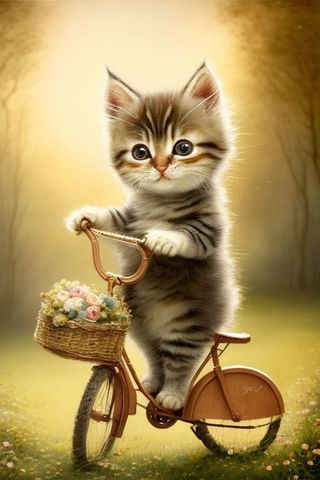
#> input picture picture/cat.jpg, 320 x 480 px, found by its file name
$ python main.py
#> lines starting #> are read from the running program, lines starting #| are printed output that depends on the picture; long printed decimals are rounded
import pywt
import numpy as np
import cv2
import math
from skimage.metrics import peak_signal_noise_ratio
titles = ['noise', ' denoise ']

def add_gaussian_noise(image, mean, std_dev):
    # Generate Gaussian noise
    noise = np.random.normal(mean, std_dev, image.shape).astype(np.uint8)
    # Add noise to the image
    noisy_image = cv2.add(image, noise)
    return noisy_image

def denoise_image(image,lev):
    # Convert the image to grayscale

    # Apply the DWT
    coeffs = pywt.dwt2(image, 'haar')
    cA, (cH, cV, cD) = coeffs

    if (1 == lev):
        coeffs = pywt.dwt2(image, 'haar')
        cA, (cH, cV, cD) = coeffs
    else:
        for i in range(1,  lev+1 ):
            cA, (cH, cV, cD) = coeffs
            coeffs = pywt.dwt2(cA, 'haar')


   # Set a threshold value for coefficients
    threshold =50

    #Threshold the detail coefficients (cH, cV, cD)
    cH_thresh = pywt.threshold(cH, threshold)
    cV_thresh = pywt.threshold(cV, threshold)
    cD_thresh = pywt.threshold(cD, threshold)

    # Reconstruct the denoised image

    coeffs=(cA,(cH_thresh,cV_thresh,cD_thresh))
    denoised_image = pywt.idwt2(coeffs ,'haar')
    # Convert the image back to the original color space

    return denoised_image

def calculate_snr(original, noise ):
    # Calculate the mean square error (MSE) between the original and denoised images
    mse = np.mean((original - noise) ** 2)

    # Calculate the peak signal-to-noise ratio (PSNR) using the MSE
    psnr = 20 * math.log10(np.max(original) / math.sqrt(mse))

    # Calculate the signal-to-noise ratio (SNR) using the mean square error (MSE) between the original and noisy images
    snr = 20 * math.log10(np.mean(original) / math.sqrt(mse))

    return  snr


#######################################################################
# main function                                                       #
#######################################################################

# Load the image
image = cv2.imread('E:\learning\DSP_project_code\picture\cat.jpg')
#> image is the input picture: shape (480, 320, 3); mean B, G, R 90.1, 145.5, 171.5

# Define the mean and standard deviation of the Gaussian noise
mean = 10000
std_dev = 10
level = 1

# Add Gaussian noise to the image
noisy_image = add_gaussian_noise(image, mean, std_dev)
#> in add_gaussian_noise, `noisy_image = cv2.add(image, noise)`:
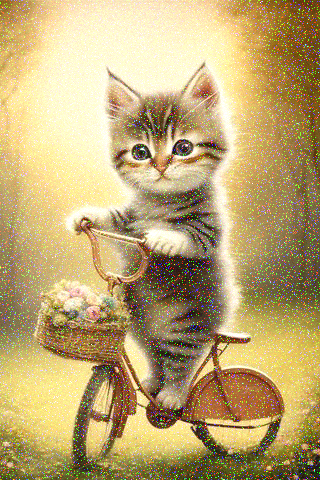
#> noisy_image: shape (480, 320, 3); mean B, G, R 114.9, 167, 189.2
b, g, r = cv2.split(noisy_image)
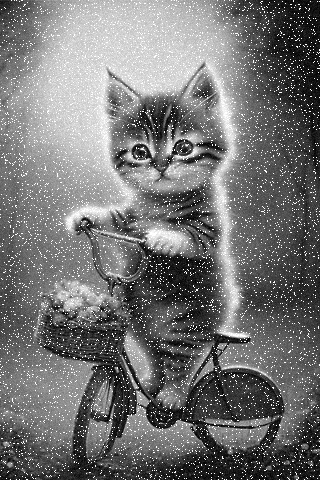
#> b: shape (480, 320); min 0, max 255, mean 114.9
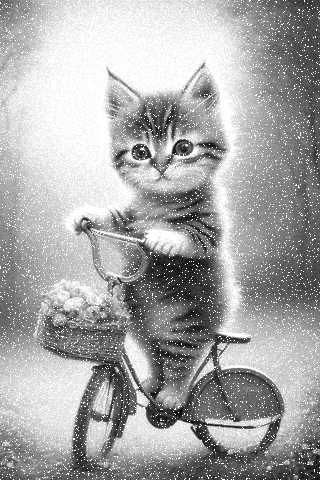
#> g: shape (480, 320); min 1, max 255, mean 167
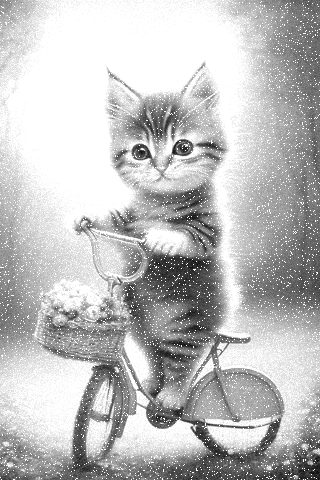
#> r: shape (480, 320); min 13, max 255, mean 189.2

# Perform noise reduction
denoised_b = denoise_image(b,level)
denoised_g = denoise_image(g,level)
denoised_r = denoise_image(r,level)
#> call 3 of denoise_image, with lev = 1
#> in denoise_image (call 3), `cA, (cH, cV, cD) = coeffs`:
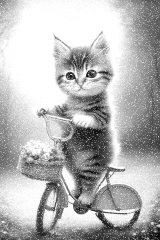
#> cA: shape (240, 160) float64; min 39.5, max 510, mean 378.4; drawn with min black and max white
#> in denoise_image (call 3), `cD_thresh = pywt.threshold(cD, threshold)`:
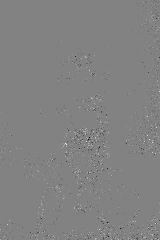
#> cD_thresh: shape (240, 160) float64; min -151.5, max 144.5, mean 0; drawn with min black and max white
denoised_image = cv2.merge((denoised_b, denoised_g, denoised_r))
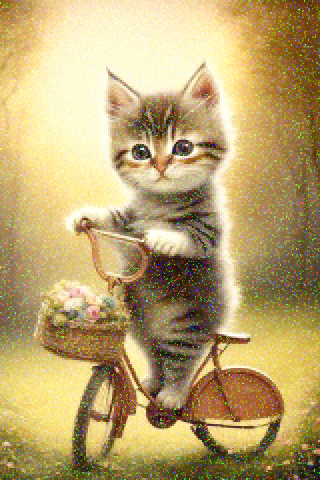
#> denoised_image: shape (480, 320, 3) float64; mean B, G, R 114.9, 167, 189.2; drawn with min black and max white


#Calculate SNR between the original, noisy, and denoised images
if 1 == level:
    print('PSNR value: {}'.format(peak_signal_noise_ratio(image, noisy_image)))
#| PSNR value: 16.766
    print('Denoise PSNR value: {}'.format(peak_signal_noise_ratio(image, denoised_image.astype(np.uint8))))
#| Denoise PSNR value: 18.678
    print('SNR value: {}'.format(calculate_snr(image, denoised_image.astype(np.uint8))))
#> in calculate_snr, `mse = np.mean((original - noise) ** 2)`: mse = 106.8
#> in calculate_snr, `psnr = 20 * math.log10(np.max(original) / math.sqrt(mse))`: psnr = 27.85
#> in calculate_snr, `snr = 20 * math.log10(np.mean(original) / math.sqrt(mse))`: snr = 22.37
#| SNR value: 22.365
    print('Denoise SNR value: {}'.format(calculate_snr(image, noisy_image)))
#| Denoise SNR value: 22.801


# Display the original and denoised images
cv2.imshow('Original Image', image)
cv2.imshow('noised Image', noisy_image)
cv2.imshow('Denoised Image', denoised_image.astype(np.uint8))
cv2.waitKey(0)
cv2.destroyAllWindows()
